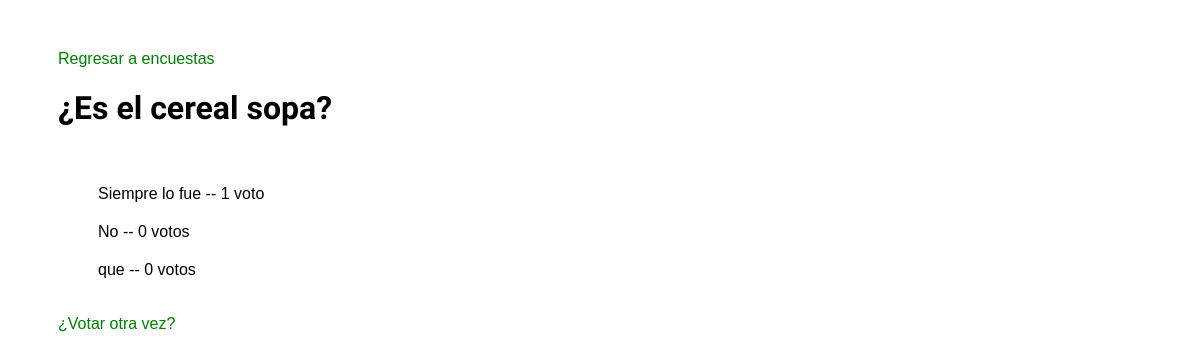
The page /polls/4/results/ on the database its author committed.
### polls/models.py (models this page shows, shortened)
class Question(models.Model):
    question_text = models.CharField(max_length=200)
    pub_date = models.DateTimeField('date published')

class Choice(models.Model):
    question = models.ForeignKey(Question, on_delete=models.CASCADE)
    choice_text = models.CharField(max_length=200)
    votes = models.IntegerField(default=0)

### polls/views.py (the view)
# urls.py: path('<int:pk>/results/', views.ResultsView.as_view(), name='results'),
class ResultsView(generic.DetailView):
    model = Question
    template_name = 'polls/results.html'

### polls/templates/polls/results.html
{% extends "polls/base.html" %}
{% block content %}
    <a href="{% url 'polls:index' %}">Regresar a encuestas</a>
    <h1>{{ question.question_text }}</h1>
    <ul>
    {% for choice in question.choice_set.all %}
        <li>{{ choice.choice_text|ljust:"50" }} -- {{ choice.votes }} voto{{ choice.votes|pluralize }}</li>
    {% endfor %}
    </ul>
    <a href="{% url 'polls:detail' question.id %}">¿Votar otra vez?</a>
{% endblock content %}

### polls/static/polls/style.css (style rules this page uses)
body { color: black; background: white; font-family: 'Raleway', sans-serif; }
h1 { display: block; }
ul { list-style-type: none; }
li { margin: 20px 0px; }
li, a { text-decoration: none; font-family: sans-serif; }
a { color: green; }

### rows shown on the page
Question: question_text "¿Es el cereal sopa?"
Choice: choice_text "Siempre lo fue", votes "1"
Choice: choice_text "No", votes "0"
Choice: choice_text "que", votes "0"
